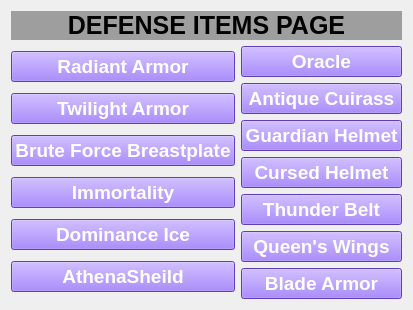
         <widget class="QWidget" name="defense_page">
          <layout class="QVBoxLayout" name="verticalLayout_16">
           <item>
            <widget class="QLabel" name="label_6">
             <property name="maximumSize">
              <size>
               <width>10000</width>
               <height>120</height>
              </size>
             </property>
             <property name="font">
              <font>
               <pointsize>19</pointsize>
               <weight>75</weight>
               <bold>true</bold>
              </font>
             </property>
             <property name="styleSheet">
              <string notr="true">background-color: rgb(158, 158, 158);</string>
             </property>
             <property name="text">
              <string>DEFENSE ITEMS PAGE</string>
             </property>
             <property name="alignment">
              <set>Qt::AlignCenter</set>
             </property>
            </widget>
           </item>
           <item>
            <layout class="QHBoxLayout" name="horizontalLayout_8">
             <item>
              <layout class="QVBoxLayout" name="verticalLayout_14">
               <item>
                <widget class="QPushButton" name="radiant_button">
                 <property name="font">
                  <font>
                   <pointsize>14</pointsize>
                   <weight>75</weight>
                   <bold>true</bold>
                  </font>
                 </property>
                 <property name="styleSheet">
                  <string notr="true">QPushButton:checked{
 background-color: rgb(146, 74, 255);
 color: #1F95EF;
 font-weight:bold;
}

QPushButton:hover{
 background-color: rgb(206, 121, 255);
}

QPushButton{
 background-color: rgb(135, 88, 255);
 color:white;
}
</string>
                 </property>
                 <property name="text">
                  <string>Radiant Armor</string>
                 </property>
                 <property name="checkable">
                  <bool>true</bool>
                 </property>
                 <property name="autoExclusive">
                  <bool>true</bool>
                 </property>
                </widget>
               </item>
               <item>
                <widget class="QPushButton" name="twilight_button">
                 <property name="font">
                  <font>
                   <pointsize>14</pointsize>
                   <weight>75</weight>
                   <bold>true</bold>
                  </font>
                 </property>
                 <property name="styleSheet">
                  <string notr="true">QPushButton:checked{
 background-color: rgb(146, 74, 255);
 color: #1F95EF;
 font-weight:bold;
}

QPushButton:hover{
 background-color: rgb(206, 121, 255);
}

QPushButton{
 background-color: rgb(135, 88, 255);
 color:white;
}
</string>
                 </property>
                 <property name="text">
                  <string>Twilight Armor</string>
                 </property>
                 <property name="checkable">
                  <bool>true</bool>
                 </property>
                 <property name="autoExclusive">
                  <bool>true</bool>
                 </property>
                </widget>
               </item>
               <item>
                <widget class="QPushButton" name="bruteforce_button">
                 <property name="font">
                  <font>
                   <pointsize>14</pointsize>
                   <weight>75</weight>
                   <bold>true</bold>
                  </font>
                 </property>
                 <property name="styleSheet">
                  <string notr="true">QPushButton:checked{
 background-color: rgb(146, 74, 255);
 color: #1F95EF;
 font-weight:bold;
}

QPushButton:hover{
 background-color: rgb(206, 121, 255);
}

QPushButton{
 background-color: rgb(135, 88, 255);
 color:white;
}
</string>
                 </property>
                 <property name="text">
                  <string>Brute Force Breastplate</string>
                 </property>
                 <property name="checkable">
                  <bool>true</bool>
                 </property>
                 <property name="autoExclusive">
                  <bool>true</bool>
                 </property>
                </widget>
               </item>
               <item>
                <widget class="QPushButton" name="immo_button">
                 <property name="font">
                  <font>
                   <pointsize>14</pointsize>
                   <weight>75</weight>
                   <bold>true</bold>
                  </font>
                 </property>
                 <property name="styleSheet">
                  <string notr="true">QPushButton:checked{
 background-color: rgb(146, 74, 255);
 color: #1F95EF;
 font-weight:bold;
}

QPushButton:hover{
 background-color: rgb(206, 121, 255);
}

QPushButton{
 background-color: rgb(135, 88, 255);
 color:white;
}
</string>
                 </property>
                 <property name="text">
                  <string>Immortality</string>
                 </property>
                 <property name="checkable">
                  <bool>true</bool>
                 </property>
                 <property name="autoExclusive">
                  <bool>true</bool>
                 </property>
                </widget>
               </item>
               <item>
                <widget class="QPushButton" name="dominance_button">
                 <property name="font">
                  <font>
                   <pointsize>14</pointsize>
                   <weight>75</weight>
                   <bold>true</bold>
                  </font>
                 </property>
                 <property name="styleSheet">
                  <string notr="true">QPushButton:checked{
 background-color: rgb(146, 74, 255);
 color: #1F95EF;
 font-weight:bold;
}

QPushButton:hover{
 background-color: rgb(206, 121, 255);
}

QPushButton{
 background-color: rgb(135, 88, 255);
 color:white;
}
</string>
                 </property>
                 <property name="text">
                  <string>Dominance Ice</string>
                 </property>
                 <property name="checkable">
                  <bool>true</bool>
                 </property>
                 <property name="autoExclusive">
                  <bool>true</bool>
                 </property>
                </widget>
               </item>
               <item>
                <widget class="QPushButton" name="athena_button">
                 <property name="font">
                  <font>
                   <pointsize>14</pointsize>
                   <weight>75</weight>
                   <bold>true</bold>
                  </font>
                 </property>
                 <property name="styleSheet">
                  <string notr="true">QPushButton:checked{
 background-color: rgb(146, 74, 255);
 color: #1F95EF;
 font-weight:bold;
}

QPushButton:hover{
 background-color: rgb(206, 121, 255);
}

QPushButton{
 background-color: rgb(135, 88, 255);
 color:white;
}
</string>
                 </property>
                 <property name="text">
                  <string>AthenaSheild</string>
                 </property>
                 <property name="checkable">
                  <bool>true</bool>
                 </property>
                 <property name="autoExclusive">
                  <bool>true</bool>
                 </property>
                </widget>
               </item>
              </layout>
             </item>
             <item>
              <layout class="QVBoxLayout" name="verticalLayout_15">
               <item>
                <widget class="QPushButton" name="Oracle_button">
                 <property name="font">
                  <font>
                   <pointsize>14</pointsize>
                   <weight>75</weight>
                   <bold>true</bold>
                  </font>
                 </property>
                 <property name="styleSheet">
                  <string notr="true">QPushButton:checked{
 background-color: rgb(146, 74, 255);
 color: #1F95EF;
 font-weight:bold;
}

QPushButton:hover{
 background-color: rgb(206, 121, 255);
}

QPushButton{
 background-color: rgb(135, 88, 255);
 color:white;
}
</string>
                 </property>
                 <property name="text">
                  <string>Oracle</string>
                 </property>
                 <property name="checkable">
                  <bool>true</bool>
                 </property>
                 <property name="autoExclusive">
                  <bool>true</bool>
                 </property>
                </widget>
               </item>
               <item>
                <widget class="QPushButton" name="antique_button">
                 <property name="font">
                  <font>
                   <pointsize>14</pointsize>
                   <weight>75</weight>
                   <bold>true</bold>
                  </font>
                 </property>
                 <property name="styleSheet">
                  <string notr="true">QPushButton:checked{
 background-color: rgb(146, 74, 255);
 color: #1F95EF;
 font-weight:bold;
}

QPushButton:hover{
 background-color: rgb(206, 121, 255);
}

QPushButton{
 background-color: rgb(135, 88, 255);
 color:white;
}
</string>
                 </property>
                 <property name="text">
                  <string>Antique Cuirass</string>
                 </property>
                 <property name="checkable">
                  <bool>true</bool>
                 </property>
                 <property name="autoExclusive">
                  <bool>true</bool>
                 </property>
                </widget>
               </item>
               <item>
                <widget class="QPushButton" name="Guardian_button">
                 <property name="font">
                  <font>
                   <pointsize>14</pointsize>
                   <weight>75</weight>
                   <bold>true</bold>
                  </font>
                 </property>
                 <property name="styleSheet">
                  <string notr="true">QPushButton:checked{
 background-color: rgb(146, 74, 255);
 color: #1F95EF;
 font-weight:bold;
}

QPushButton:hover{
 background-color: rgb(206, 121, 255);
}

QPushButton{
 background-color: rgb(135, 88, 255);
 color:white;
}
</string>
                 </property>
                 <property name="text">
                  <string>Guardian Helmet</string>
                 </property>
                 <property name="checkable">
                  <bool>true</bool>
                 </property>
                 <property name="autoExclusive">
                  <bool>true</bool>
                 </property>
                </widget>
               </item>
               <item>
                <widget class="QPushButton" name="cursehelmet_button">
                 <property name="font">
                  <font>
                   <pointsize>14</pointsize>
                   <weight>75</weight>
                   <bold>true</bold>
                  </font>
                 </property>
                 <property name="styleSheet">
                  <string notr="true">QPushButton:checked{
 background-color: rgb(146, 74, 255);
 color: #1F95EF;
 font-weight:bold;
}

QPushButton:hover{
 background-color: rgb(206, 121, 255);
}

QPushButton{
 background-color: rgb(135, 88, 255);
 color:white;
}
</string>
                 </property>
                 <property name="text">
                  <string>Cursed Helmet</string>
                 </property>
                 <property name="checkable">
                  <bool>true</bool>
                 </property>
                 <property name="autoExclusive">
                  <bool>true</bool>
                 </property>
                </widget>
               </item>
               <item>
                <widget class="QPushButton" name="thunder_button">
                 <property name="font">
                  <font>
                   <pointsize>14</pointsize>
                   <weight>75</weight>
                   <bold>true</bold>
                  </font>
                 </property>
                 <property name="styleSheet">
                  <string notr="true">QPushButton:checked{
 background-color: rgb(146, 74, 255);
 color: #1F95EF;
 font-weight:bold;
}

QPushButton:hover{
 background-color: rgb(206, 121, 255);
}

QPushButton{
 background-color: rgb(135, 88, 255);
 color:white;
}
</string>
                 </property>
                 <property name="text">
                  <string>Thunder Belt</string>
                 </property>
                 <property name="checkable">
                  <bool>true</bool>
                 </property>
                 <property name="autoExclusive">
                  <bool>true</bool>
                 </property>
                </widget>
               </item>
               <item>
                <widget class="QPushButton" name="queenswings_button">
                 <property name="font">
                  <font>
                   <pointsize>14</pointsize>
                   <weight>75</weight>
                   <bold>true</bold>
                  </font>
                 </property>
                 <property name="styleSheet">
                  <string notr="true">QPushButton:checked{
 background-color: rgb(146, 74, 255);
 color: #1F95EF;
 font-weight:bold;
}

QPushButton:hover{
 background-color: rgb(206, 121, 255);
}

QPushButton{
 background-color: rgb(135, 88, 255);
 color:white;
}
</string>
                 </property>
                 <property name="text">
                  <string>Queen's Wings</string>
                 </property>
                 <property name="checkable">
                  <bool>true</bool>
                 </property>
                 <property name="autoExclusive">
                  <bool>true</bool>
                 </property>
                </widget>
               </item>
               <item>
                <widget class="QPushButton" name="Bladearmor_button">
                 <property name="font">
                  <font>
                   <pointsize>14</pointsize>
                   <weight>75</weight>
                   <bold>true</bold>
                  </font>
                 </property>
                 <property name="styleSheet">
                  <string notr="true">QPushButton:checked{
 background-color: rgb(146, 74, 255);
 color: #1F95EF;
 font-weight:bold;
}

QPushButton:hover{
 background-color: rgb(206, 121, 255);
}

QPushButton{
 background-color: rgb(135, 88, 255);
 color:white;
}
</string>
                 </property>
                 <property name="text">
                  <string>Blade Armor</string>
                 </property>
                 <property name="checkable">
                  <bool>true</bool>
                 </property>
                 <property name="autoExclusive">
                  <bool>true</bool>
                 </property>
                </widget>
               </item>
              </layout>
             </item>
            </layout>
           </item>
          </layout>
         </widget>
